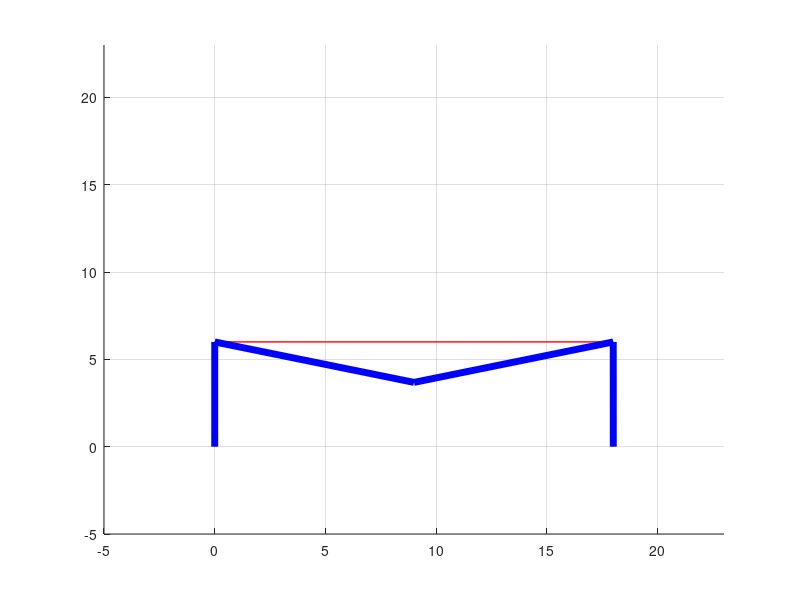

This figure's MATLAB source:
clear; clc; close all;
% unit: N, m

nodes = [0 0;
        0 6;
        9 6;
        18 6;
        18 0];

eles = [1 2;
       2 3;
       3 4;
       4 5
       ];

% Geometry properties
elenum = size(eles, 1);
E = 2e11 * ones(elenum, 1);
A = 5624*1e-6*ones(elenum, 1);
I = 61200000*1e-12 * ones(elenum, 1);

L = [];
for i = 1:size(eles, 1)
    start_node = eles(i, 1);
    end_node = eles(i, 2);
    vec = nodes(end_node, :) - nodes(start_node, :);
    L(i) = norm(vec);
end
L = L';


% 3 means xyz constrained, 2 means xy constrained
% 13 means z constrained, 12 means y constrained, 11 means x constrained,
% hinge not contained
Supporting = [2 0 0 0 2]';

% nodal forces, moments (global), [Fx Fy Mz node#]
ExF = []; 

% element forces
% element dist load: [mag(include local dir) eletag]
w = [-3e3 2;
    -3e3 3]; 
% element force: [mag(include local dir) eletag DistFromStartNode]
eleF = [];  % waiting for update
% equivalant external element element end forces (LOCAL)
% ExEF = [Fyi Mzi Fyj Mzj nodetag]
w_mag = w(:, 1);
w_tag = w(:, 2);
L_w = L(w(:, 2));
ExEF = [w_mag.*L_w/2 w_mag.*L_w.^2/12 w_mag.*L_w/2 -w_mag.*L_w.^2/12 w_tag];

% element freedom table, each node has 3 DoFs
EFT = 1:1:3*size(nodes, 1);

%% Construct K_ff
K = zeros(size(EFT, 2));

for i = 1:size(eles, 1)
    start_node = eles(i, 1);
    end_node = eles(i, 2);
    vec = nodes(end_node, :) - nodes(start_node, :);
    th = atan(vec(2)/vec(1));
    if vec(1) < 0
        th = th + pi;
    end
    c = cos(th);
    s = sin(th);
    
    % transformation matrix
    T_e = [c s 0 0 0 0;
           -s c 0 0 0 0;
           0 0 1 0 0 0;
           0 0 0 c s 0;
           0 0 0 -s c 0;
           0 0 0 0 0 1];
       
    A_i = A(i);
    L_i = L(i);
    E_i = E(i);
    I_i = I(i);
    % local stifness matrix for element i
    k_e_b = [A_i*E_i/L_i    0                   0                   -A_i*E_i/L_i    0                   0;
             0              12*E_i*I_i/L_i^3    6*E_i*I_i/L_i^2     0               -12*E_i*I_i/L_i^3   6*E_i*I_i/L_i^2;
             0              6*E_i*I_i/L_i^2     4*E_i*I_i/L_i       0               -6*E_i*I_i/L_i^2    2*E_i*I_i/L_i;
             -A_i*E_i/L_i   0                   0                   A_i*E_i/L_i     0                   0;
             0              -12*E_i*I_i/L_i^3   -6*E_i*I_i/L_i^2    0               12*E_i*I_i/L_i^3    -6*E_i*I_i/L_i^2;
             0              6*E_i*I_i/L_i^2     2*E_i*I_i/L_i       0               -6*E_i*I_i/L_i^2    4*E_i*I_i/L_i;
            ];
    
    % global stifness matrix for element i
    k_e = T_e'*k_e_b*T_e;
    
    % element free table for element i
    EFTe = [EFT(3*start_node - 2:3*start_node), EFT(3*end_node - 2:3*end_node)];
    
    % modify the global stifness matrix
    K(EFTe, EFTe) = K(EFTe, EFTe) + k_e;
end

EFTf = [];
for i = 1:size(Supporting, 1)
    if Supporting(i, 1) == 11
        EFTf = [EFTf EFT(3*i-1) EFT(3*i)];
    elseif Supporting(i, 1) == 12
        EFTf = [EFTf EFT(3*i-2) EFT(3*i)];
    elseif Supporting(i, 1) == 13
        EFTf = [EFTf EFT(3*i-2) EFT(3*i-1)];
    elseif Supporting(i, 1) == 2
        EFTf = [EFTf EFT(3*i)];
    elseif Supporting(i, 1) == 0
        EFTf = [EFTf EFT(3*i-2:3*i)];
    end
end

Kff = K(EFTf, EFTf);

%% Construct f_ff (contained moments)
f = zeros(size(EFT, 2), 1);
for i = 1:size(ExF, 1)
    f_EFT = [3*ExF(i, 3)-2, 3*ExF(i, 3)-1];
    f(f_EFT) = f(f_EFT) + ExF(i, 1:2)';
end

for i = 1:size(ExEF, 1)
    ele = ExEF(i, 5);
    start_node = eles(ele, 1);
    end_node = eles(ele, 2);
    vec = nodes(end_node, :) - nodes(start_node, :);
    th = atan(vec(2)/vec(1));
    if vec(1) < 0
        th = th + pi;
    end
    c = cos(th);
    s = sin(th);
    L_e = L(ele);
    
    % transformation matrix
    T_e = [c s 0 0 0 0;
           -s c 0 0 0 0;
           0 0 1 0 0 0;
           0 0 0 c s 0;
           0 0 0 -s c 0;
           0 0 0 0 0 1];
    % local equivalant force
    f_EF_i_b = [0 ExEF(i, 1:2) 0 ExEF(i, 3:4)]';
    
    % global equivalant force
    f_EF_i = T_e'*f_EF_i_b;
    
    f_EFT = [(3*start_node-2:3*start_node) (3*end_node-2:3*end_node)];
    
    f(f_EFT) = f(f_EFT) + f_EF_i;
end

f_ff = f(EFTf);

%% Caculate displacement for free degrees
u_ff = Kff^-1*f_ff;
u = zeros(size(EFT, 2), 1);
u(EFTf) = u_ff;
disp('u(m)=');
disp(u);

%% Calculate element end forces
f_ele_end = zeros(6, size(eles, 1));


for i = 1:size(eles, 1)
    start_node = eles(i, 1);
    end_node = eles(i, 2);
    vec = nodes(end_node, :) - nodes(start_node, :);
    th = atan(vec(2)/vec(1));
    if vec(1) < 0
        th = th + pi;
    end
    c = cos(th);
    s = sin(th);
    
    % transformation matrix
    T_e = [c s 0 0 0 0;
           -s c 0 0 0 0;
           0 0 1 0 0 0;
           0 0 0 c s 0;
           0 0 0 -s c 0;
           0 0 0 0 0 1];
       
    A_i = A(i);
    L_i = L(i);
    E_i = E(i);
    I_i = I(i);
    % local stifness matrix for element i
    k_e_b = [A_i*E_i/L_i    0                   0                   -A_i*E_i/L_i    0                   0;
             0              12*E_i*I_i/L_i^3    6*E_i*I_i/L_i^2     0               -12*E_i*I_i/L_i^3   6*E_i*I_i/L_i^2;
             0              6*E_i*I_i/L_i^2     4*E_i*I_i/L_i       0               -6*E_i*I_i/L_i^2    2*E_i*I_i/L_i;
             -A_i*E_i/L_i   0                   0                   A_i*E_i/L_i     0                   0;
             0              -12*E_i*I_i/L_i^3   -6*E_i*I_i/L_i^2    0               12*E_i*I_i/L_i^3    -6*E_i*I_i/L_i^2;
             0              6*E_i*I_i/L_i^2     2*E_i*I_i/L_i       0               -6*E_i*I_i/L_i^2    4*E_i*I_i/L_i;
            ];
    
    % global stifness matrix for element i
    k_e = T_e'*k_e_b*T_e;
    
    % element free table for element i
    EFTe = [EFT(3*start_node - 2:3*start_node), EFT(3*end_node - 2:3*end_node)];
    
    % f = k_e*u_e - f_EF_e
    if ismember(i, ExEF(:, 5)) == 0
        f_EF_e = zeros(6, 1);
    else
        f_EF_e_b = ExEF(ismember(ExEF(:, 5), i), :);
        f_EF_e_b = [0 f_EF_e_b(1:2) 0 f_EF_e_b(3:4)]';
        f_EF_e = T_e' * f_EF_e_b;
    end
    u_e = u(EFTe);
    f = k_e * u_e - f_EF_e;
    
    f_ele_end(:, i) = f;
end

disp('Element end forces(N)=');
disp(f_ele_end);

%% Calculate reactions
support_nodes = find(Supporting~=0);
reactions = zeros(3 * size(support_nodes, 1), 1);
for i = 1 : size(support_nodes, 1)
    % find which element this support node is
    e = find(eles == support_nodes(i));
    e_ind = ceil(e/2);
    n_ind = 2 - ceil(e_ind - e/2);
    
    % reaction = f_ele_end
    reactions(3*i-2:3*i) = f_ele_end(3*n_ind-2:3*n_ind, e_ind);
    if Supporting(support_nodes(i)) == 2
        reactions(3*i) = NaN;
    elseif Supporting(support_nodes(i)) == 11
        reactions(3*i-1) = NaN;
        reactions(3*i) = NaN;
    elseif Supporting(support_nodes(i)) == 12
        reactions(3*i-2) = NaN;
        reactions(3*i) = NaN;
    elseif Supporting(support_nodes(i)) == 13
        reactions(3*i-2) = NaN;
        reactions(3*i-1) = NaN;
    end
end
disp('Supporting nodes are')
disp(support_nodes)
disp('Reactions(N)=')
disp(reactions)



%% visualization
for i = 1:elenum
    hold on
    start_node = eles(i, 1);
    end_node = eles(i, 2);
    plot(nodes([start_node, end_node], 1), nodes([start_node, end_node], 2)...
        , 'LineWidth', 1, 'Color', 'red');
end
grid on
xlim([min(min(nodes))-5, max(max(nodes))+5]);
ylim([min(min(nodes))-5, max(max(nodes))+5]);

for i = 1:size(eles, 1)
    hold on
    start_node = eles(i, 1);
    end_node = eles(i, 2);
    
    x_disp = u([start_node*3-2, end_node*3-2])*20;
    y_disp = u([start_node*3 - 1, end_node*3 - 1])*20;
    
    plot(nodes([start_node, end_node], 1) + x_disp,...
         nodes([start_node, end_node], 2) + y_disp...
        , 'LineWidth', 5, 'Color', 'blue');
end





















